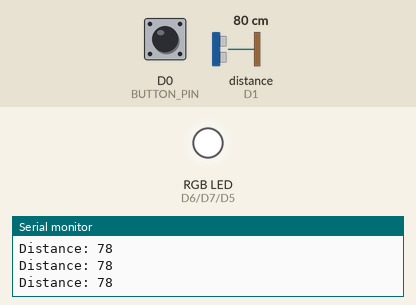
Simulated run of this program. Board: ESP8266 (Wemos D1 mini). Shown: an RGB LED mixed from three pins (HIGH = lit), the last lines printed to the serial monitor. Wiring (inferred from the names in the program): ultrasonic range finder: trigger D2; echo D1. Dashed ring = blinking. Inputs (shaded band) come from the test bench; at power-on: D0 (BUTTON_PIN) HIGH, distance to the obstacle (sensor on D1) 80 cm. The echo pulse lasts 58.3 µs per cm; random numbers use the default seed unless the program sets one; EEPROM starts erased; pins used as bus, display or sensor lines are not drawn.

Above: at 2.1 s.
2.2 s: D0 (BUTTON_PIN) pulled LOW for 0.15 s
At 4.2 s:
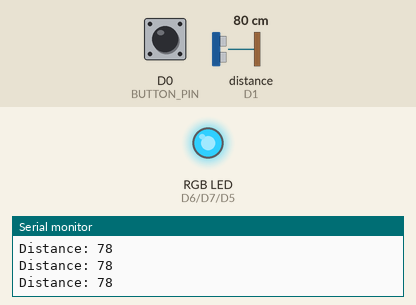
4.5 s: distance to the obstacle (sensor on D1) set to 2 cm
At 6.1 s:
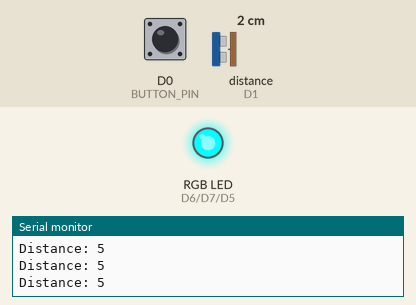
7.5 s: distance to the obstacle (sensor on D1) set to 120 cm
At 9.4 s:
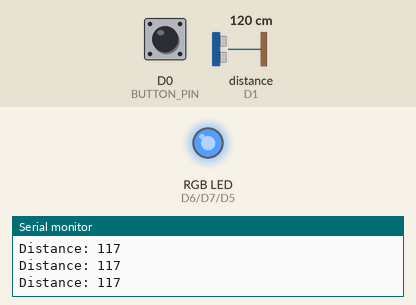
10.5 s: distance to the obstacle (sensor on D1) set to 299 cm
At 11.8 s:
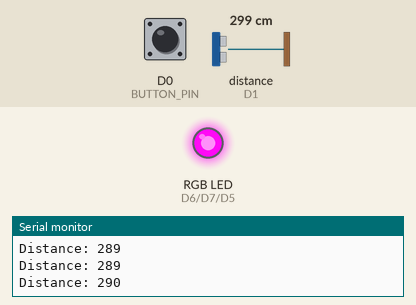
13.5 s: D0 (BUTTON_PIN) pulled LOW for 1 s
At 14.7 s:
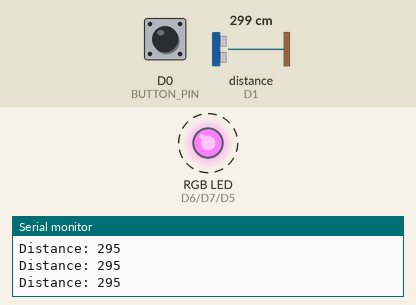
17.4 s: D0 (BUTTON_PIN) pulled LOW for 0.15 s
At 41.2 s:
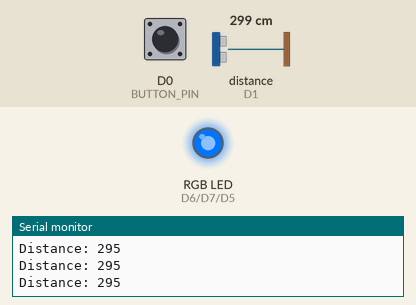
Timing chart, 0 to 54.3 s (numbered marks = the images above; inputs shaded):
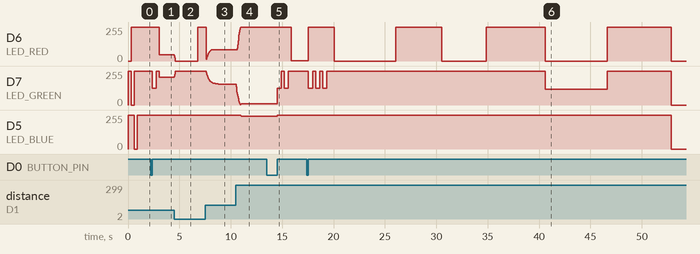

Measured:
- after the input at 2.2 s, D6 (LED_RED): 255/255 → 48/255 after 0.85 s; D7 (LED_GREEN): 255/255 → 127/255 after 0.15 s, → 255/255 0.40 s later, → 207/255 0.30 s later
- after the input at 4.5 s, D6 (LED_RED): 48/255 → 0/255 at once, → 255/255 2.3 s later; D7 (LED_GREEN): 207/255 → 255/255 at once
- after the input at 7.5 s, D7 (LED_GREEN): moves from 255/255 to 157/255 over 1.1 s, starting after 0.13 s
- after the input at 10.5 s, D6 (LED_RED): moves from 84/255 to 255/255 over 0.32 s, starting after 0.14 s; D5 (LED_BLUE): 255/255 → 245/255 after 0.46 s
- after the input at 13.5 s, D6 (LED_RED): 255/255 → 2/255 after 2.4 s; D7 (LED_GREEN): alternates 255/255 for 0.30 s and 127/255 for 0.40 s, 4 changes in all, then stays 255/255, starting after 1.0 s; D5 (LED_BLUE): 245/255 → 255/255 after 1.0 s, → 253/255 1.4 s later
- after the input at 17.4 s, D6 (LED_RED): 2/255 → 255/255 after 0.16 s, → 0/255 2.5 s later, → 255/255 6.0 s later, → 0/255 4.5 s later, … (8 changes in this stretch); D7 (LED_GREEN): 255/255 → 127/255 after 0.16 s, → 255/255 0.40 s later, → 127/255 0.30 s later, → 255/255 0.40 s later, … (9 changes in this stretch)

The program:

main.cpp
```cpp
#include <Arduino.h>
#include "FastLED.h"
#include <EEPROM.h>
#include <math.h>
#include "main.h"

#define BUTTON_PIN D0
#define TRIG_PIN D2
#define ECHO_PIN D1
#define LED_RED D6
#define LED_GREEN D7
#define LED_BLUE D5
#define TEST_LED D2

setup_t settings;

//#define RESET_PARAMS


//---------------------------------
//--  Settings Stuff  -------------
//---------------------------------
void print_settings()
{
    Serial.println("Settings");
    Serial.println("--------");
    Serial.print("Mode: ");
    Serial.println(settings.mode);

}

void init_settings()
{
    settings.mode = MODE_DISTANCE_WARNING;
}

void save_settings()
{
    uint16_t ii;
    uint8_t* pData;
    pData = (uint8_t*)&settings;

    for (ii=0;ii<sizeof(setup_t);ii++)
    {
        EEPROM.write(ii,*pData);
        pData++;
    }
    EEPROM.commit();
    print_settings();
}

void load_settings()
{
    uint16_t ii;
    uint8_t* pData;
    pData = (uint8_t*)&settings;

    for (ii=0;ii<sizeof(setup_t);ii++)
    {
        *pData = EEPROM.read(ii);
        pData++;
    }
    if (settings.mode > MODE_LAST)
    {
        init_settings();
        save_settings();
    }

#ifndef USE_I2C
    print_settings();
#endif
}


mode_button_e check_button(void)
{
    static bool button_pressed = false;
    static unsigned long button_time = 0;

    //New Button Press
    if ((LOW == digitalRead(BUTTON_PIN)) && (button_pressed == false))
    {
        button_pressed = true;
        button_time = millis();
        return DOWN;
    }
    else if ((HIGH == digitalRead(BUTTON_PIN)) && (button_pressed == true))
    {
        button_pressed = false;

        if ((millis() - button_time) > VERY_VERY_LONG_PRESS_MS)
        {
            return VERY_VERY_LONG_PRESS;
        }
        if ((millis() - button_time) > VERY_LONG_PRESS_MS)
        {
            return VERY_LONG_PRESS;
        }
        if ((millis() - button_time) > LONG_PRESS_MS)
        {
            return LONG_PRESS;
        }
        else
        {
            return SHORT_PRESS;
        }
    }
    return NO_PRESS;
}


void setup()
{
  Serial.begin(115200);
  Serial.println("");
  Serial.println("STARTUP");
  Serial.println("");

  randomSeed(42);

  // put your setup code here, to run once:
  Serial.println("SETUP START");
  pinMode(BUTTON_PIN,INPUT);
  pinMode(LED_RED,OUTPUT);
  pinMode(LED_GREEN,OUTPUT);
  pinMode(LED_BLUE,OUTPUT);
  digitalWrite(LED_RED,HIGH);
  digitalWrite(LED_GREEN,HIGH);
  digitalWrite(LED_BLUE,HIGH);

  pinMode(TRIG_PIN, OUTPUT); // Sets the trigPin as an Output
  pinMode(ECHO_PIN, INPUT); // Sets the trigPin as an Output
  Serial.println("SETUP DONE");

  //LED Check
  set_rgb_led(255,0,0);
  delay(300);
  set_rgb_led(0,255,0);
  delay(300);
  set_rgb_led(0,0,255);
  delay(300);
  set_rgb_led(0,0,0);

  init_settings();

    //Setup EEPROM
    EEPROM.begin(512);
    //Overwrite Settings on Reset
#ifdef RESET_PARAMS
    save_settings();
#else
    load_settings();
#endif
}


//Color Stuff
//-----------

void blink_leds(CRGB col,uint8_t num)
{
    set_rgb_led(0,0,0);
    for (int ii=0;ii<num;ii++)
    {
      set_rgb_led(col.r,col.g,col.b);
      delay(400);
      set_rgb_led(0,0,0);
      delay(300);
    }
}

void set_rgb_led(uint8_t R, uint8_t G, uint8_t B)
{
    uint16_t r;
    uint16_t g;
    uint16_t b;

    r = 1023 - (R<<2);
    g = 1023 - (G<<2);
    b = 1023 - (B<<2);
    analogWrite(LED_RED,r);
    analogWrite(LED_GREEN,g);
    analogWrite(LED_BLUE,b);
}

int measure_distance()
{
  float duration, distance;

    // Clears the trigPin
  digitalWrite(ECHO_PIN, LOW);   // set the echo pin LOW
  digitalWrite(TRIG_PIN, LOW);
  delayMicroseconds(2);

  // Sets the trigPin on HIGH state for 10 micro seconds
  digitalWrite(TRIG_PIN, HIGH);
  delayMicroseconds(8);
  digitalWrite(TRIG_PIN, LOW);

  // Calculating the distance
  duration = pulseIn(ECHO_PIN, HIGH);  // measure the echo time (μs)
  distance= duration*0.034/2;
  return (int)distance;
}

int runningfilter(int input, float* pBuffer, float weight)
{
  *pBuffer = (*pBuffer * (1.0-weight)) + ((float)input * weight);
  return(int) *pBuffer;
}

int proc_distance(int dist)
{
    int fdist;
    int ndist = dist;
    static float filterbuf;
    if (ndist>400)
       ndist = 400;
    if (ndist < 5)
       ndist = 5;

    fdist = runningfilter(ndist,&filterbuf,0.1);
    return fdist;
}

#define MAX_DIST 250
#define MIN_DIST 40
#define COUNT_RED 2000
#define COUNT_BLACK 2000
void set_distance_color(int dist,uint8_t min_hue, uint8_t max_hue)
{
    CHSV hsv;
    int h;
    int ndist = dist;
    static unsigned int cnt_red = COUNT_RED;
    static unsigned int cnt_blk = COUNT_BLACK;

    if (ndist<50)
    {
      if (cnt_red>0)
      {
        cnt_red--;
        set_rgb_led(255, 0, 0);
        return;
      }
      if (cnt_blk>0)
      {
        cnt_blk--;
        set_rgb_led(0, 0, 0);
        return;
      }
      cnt_red = COUNT_RED;
      cnt_blk = COUNT_BLACK;
      return;
    }

    if (ndist>MAX_DIST)
       ndist = MAX_DIST;
    if (ndist < MIN_DIST)
       ndist = MIN_DIST;

    h = map(ndist,MIN_DIST,MAX_DIST,min_hue,max_hue);

    hsv.h = h;
    hsv.s = 255;
    hsv.v = 255;

    //Apply offsets
    CRGB finalcol;
    hsv2rgb_rainbow(hsv,finalcol);
    set_rgb_led(finalcol.r, finalcol.g, finalcol.b);
}

void set_distance_binary(int distance)
{
    int ndist = distance;
    static unsigned int cnt_white = 400;
    static unsigned int cnt_blk = 50;
    static CRGB col = 0;
    const uint32_t collist[4] = {0x000000FF,0x00FF0000,0x00FF8A00,0x00FFFFFF}; //Red, Blue, Orange, White

    if (ndist>400)
       ndist = 400;
    if (ndist < 50)
       ndist = 50;

    if (cnt_white>0)
    {
      cnt_white--;
      set_rgb_led(col.r, col.g, col.b);
      return;
    }
    if (cnt_blk>0)
    {
      cnt_blk--;
      set_rgb_led(0, 0, 0);
      return;
    }
    cnt_white = random(ndist*10, ndist*24);
    cnt_blk = random(ndist*10, ndist*24);
    col = collist[(int)random(4)];
    return;
}

void set_pulse_color(int distance)
{
  const CRGB collist[] = {0x0000FF,0x00FF00,0xFF0000,0x00FFFF,0xFFFF00,0xFF00FF,0xFFFFFF};
  static float cnt = 0.0;
  static int colval = 0;
  static CRGB curcol1 = 0;
  static CRGB curcol2 = 0;
  float val1 = sin(cnt);
  float val2 = sin(cnt+3.0);

  val1 = val1 + 1;
  val1= val1 /2;
  if (val1 < 0.005)
  {
    colval = random(6);
    curcol1 = collist[colval];
  }

  val2 = val2 + 1;
  val2= val2 /2;
  if (val2 < 0.005)
  {
    colval = random(6);
    curcol2 = collist[colval];
  }

  uint8_t r = (uint8_t)(((val1*(float)curcol1.r) + (val2*(float)curcol2.r))/2.0);
  uint8_t g = (uint8_t)(((val1*(float)curcol1.g) + (val2*(float)curcol2.g))/2.0);
  uint8_t b = (uint8_t)(((val1*(float)curcol1.b) + (val2*(float)curcol2.b))/2.0);

  set_rgb_led(r,g,b);
  cnt = cnt + 0.0005;
  if (cnt > (2* PI))
    cnt = cnt - (2*PI);

}

void set_pulse_red(int distance)
{
  static float cnt = 0.0;
  float val = sin(cnt);
  val = val + 1;
  val = val /2;
  val = val * 255;
  set_rgb_led((uint8_t)val, 0,0);

  cnt = cnt + 0.001;
  if (cnt > (2* PI))
    cnt = cnt - (2*PI);
}

void loop()
{
    static long lastms = millis();
    mode_button_e button_res;
    static int distance;

    if ((lastms + 20) < millis())
    {
      distance = measure_distance();
      distance = proc_distance(distance);
      Serial.print("Distance: ");
      Serial.println(distance);
      lastms = millis();
    }


    button_res = check_button();
    if (SHORT_PRESS == button_res)
    {
      settings.mode++;
      if (settings.mode == MODE_LAST)
        settings.mode = MODE_DISTANCE_WARNING;

      blink_leds(CRGB::Green,(int)settings.mode + 1);
      save_settings();
    }

    switch (settings.mode)
    {
      case MODE_DISTANCE_WARNING:
        set_distance_color(distance,0,100);
        break;
      case MODE_DISTANCE_RAINBOW:
        set_distance_color(distance,0,255);
        break;
      case MODE_DISTANCE_BINARY:
        set_distance_binary(distance);
        break;
      case MODE_PULSE_COLOR:
        set_pulse_color(distance);
        break;
      case MODE_PULSE_RED:
        set_pulse_red(distance);
        break;
      case MODE_BEAT:
        set_rgb_led(255,255,255);
        break;
    }
}
```

main.h
```cpp
typedef enum{
  MODE_DISTANCE_WARNING,
  MODE_DISTANCE_RAINBOW,
  MODE_DISTANCE_BINARY,
  MODE_PULSE_COLOR,
  MODE_PULSE_RED,
  MODE_BEAT,
  MODE_LAST
}t_mode;


typedef struct{
    int mode;
}setup_t;


#define LONG_PRESS_MS 1000
#define VERY_LONG_PRESS_MS 5000
#define VERY_VERY_LONG_PRESS_MS 10000
typedef enum{
    NO_PRESS,
    DOWN,
    SHORT_PRESS,
    LONG_PRESS,
    VERY_LONG_PRESS,
    VERY_VERY_LONG_PRESS
}mode_button_e;

void set_rgb_led(uint8_t R, uint8_t G, uint8_t B);
```
